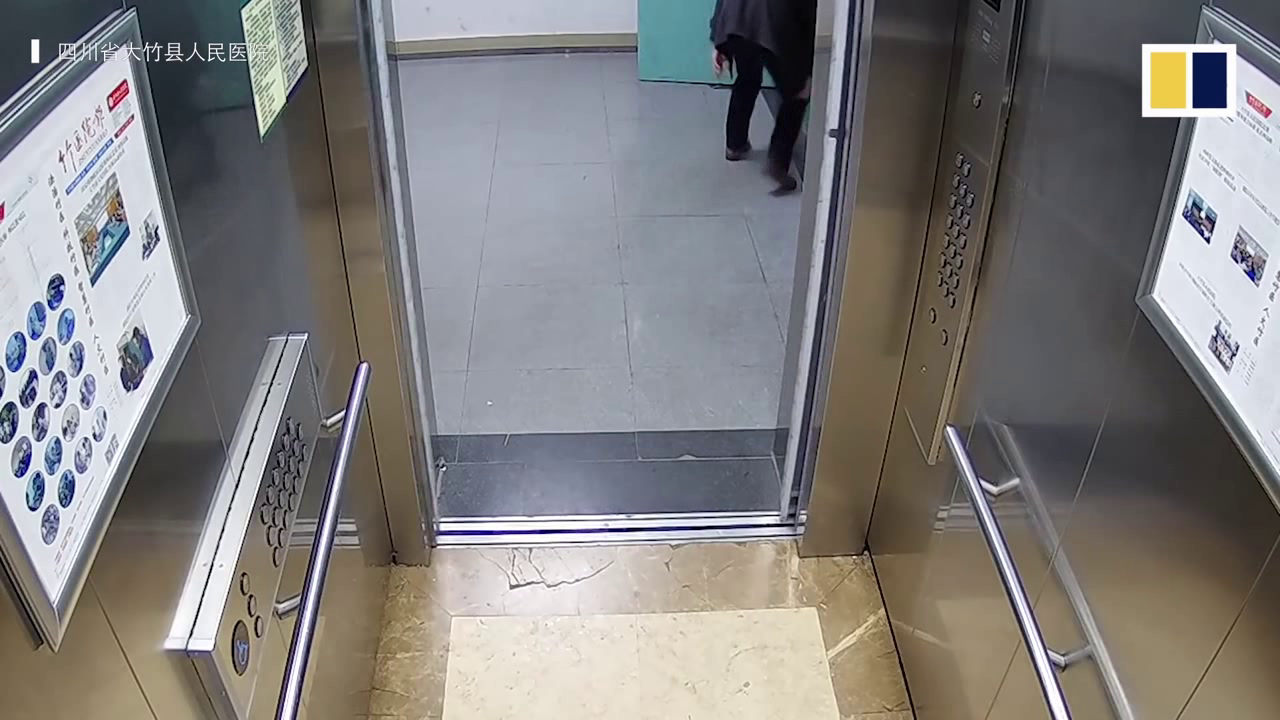
#> input picture frame 18 of input/collapse_in_carpark.mp4, 1280 x 720 px, given in place of gettyimages-458529130-640_adpp.mp4, which was not available
$ python fall.py
#> lines starting #> are read from the running program, lines starting #| are printed output that depends on the picture; after the words box and inside, x2 and y2 are one past the last pixel; in counts of white or black regions, pixels touching at a corner belong together; pictures that were not available may be replaced by others from this repository, and a replacement may not be noted
#Adapted from Zed code - Person Fall detection using raspberry pi camera and opencv lib.
#Adapted from pyimage research
#Adapted from python object detection

import cv2
import time

fitToEllipse = False
cap = cv2.VideoCapture("/home/htxsns/projects/gettyimages-458529130-640_adpp.mp4")
time.sleep(2)

fgbg = cv2.createBackgroundSubtractorMOG2()
j = 0

#For each frame readed of the video corverted into gray, is removed the background, finded the contour and drawed the contours.
#If the heigh of the contour is lower than width, it may be a fall and we add 1 to a count, if the count is greater than 10, will be drawed a rectangle to the possible person fallen.

while(1):
    #captures frames in the video
    ret, frame = cap.read()
#> frame is the input picture: shape (720, 1280, 3); mean B, G, R 125.5, 126.3, 128.5

    # describe the type of font
    # to be used.
    font = cv2.FONT_HERSHEY_SIMPLEX

    #Convert each frame to gray scale and subtract the background
    try:
        gray = cv2.cvtColor(frame, cv2.COLOR_BGR2GRAY)
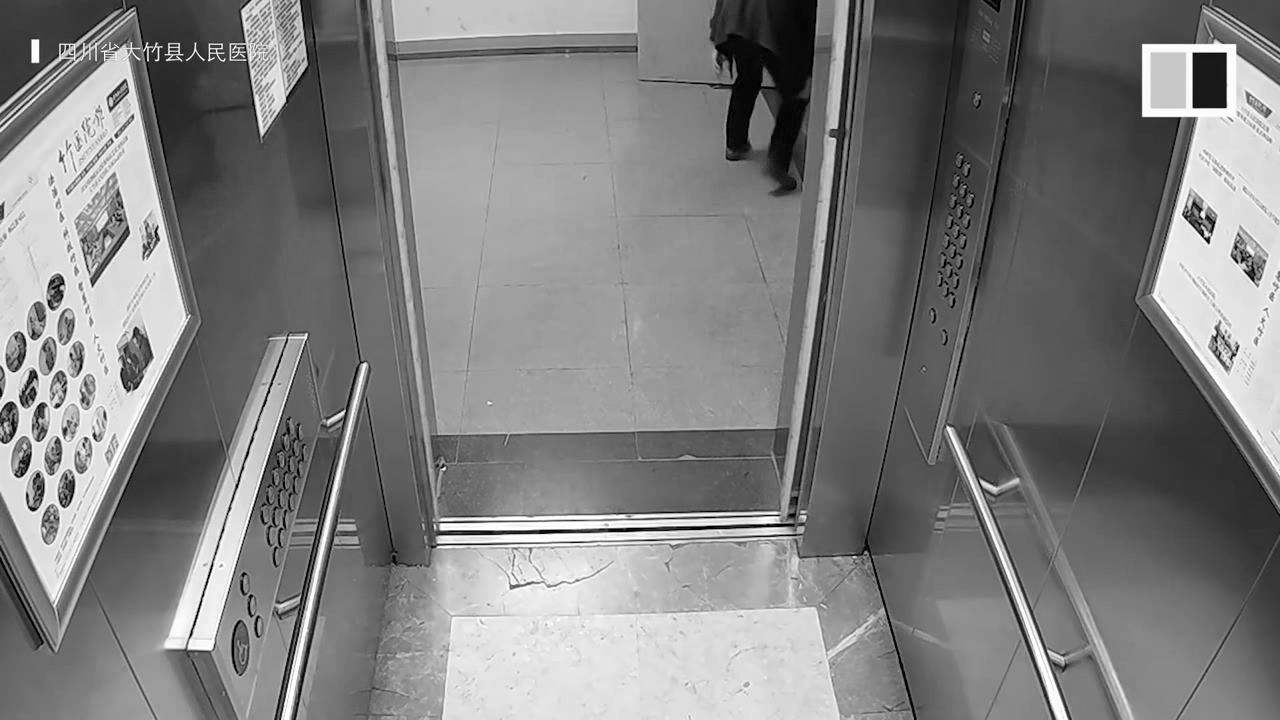
#> gray: shape (720, 1280); min 0, max 255, mean 126.8
        fgmask = fgbg.apply(gray)
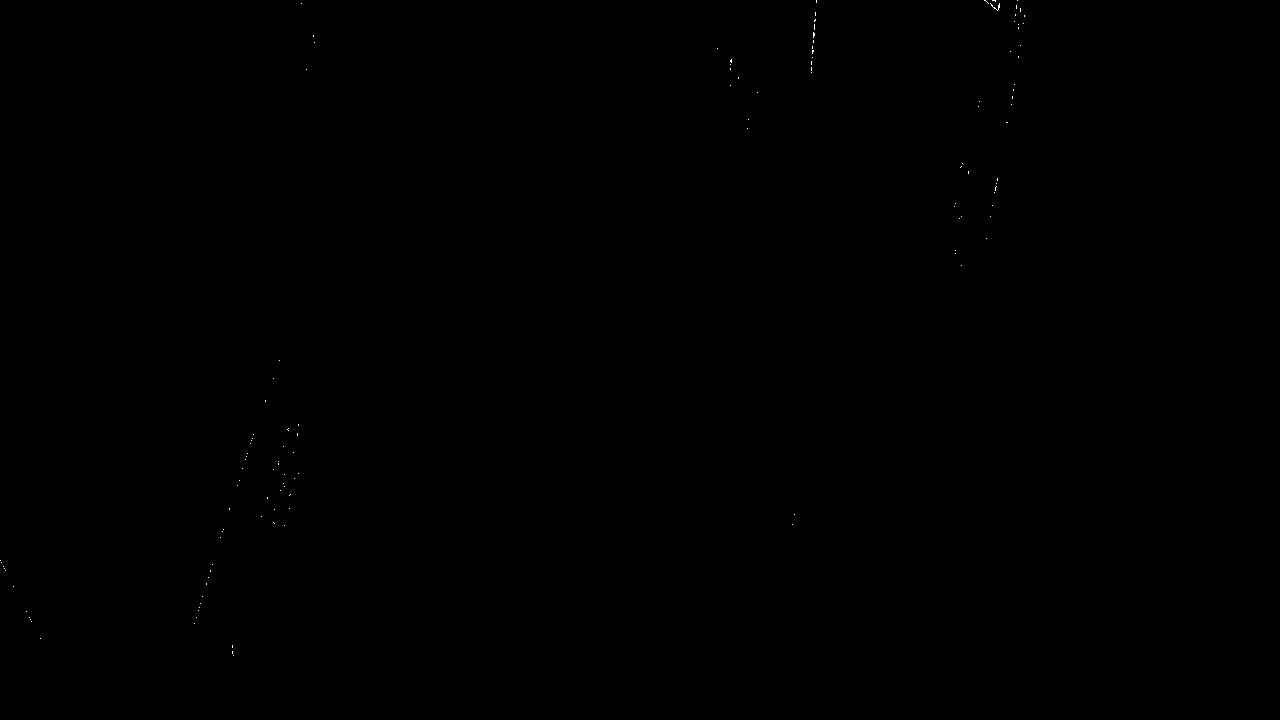
#> fgmask: shape (720, 1280); values 127 (black) and 255 (white), 0.03% white in thin lines or dots, all inside (x1, y1, x2, y2) = (0, 0, 1025, 656)

        #Find contours
        contours, _ = cv2.findContours(fgmask, cv2.RETR_TREE, cv2.CHAIN_APPROX_SIMPLE)
#> contours = [[[0, 0], [0, 719], [1279, 719], [1279, 0]]]

        if contours:
            # List to hold all areas
            areas = []

            for contour in contours:
                ar = cv2.contourArea(contour)
                areas.append(ar)
#> this loop made 1 pass
#> (contour, ar) on pass 1: ([[0, 0], [0, 719], [1279, 719], [1279, 0]], 919601)
#> after the loop, areas = [919601]

            max_area = max(areas, default = 0)
#> max_area = 919601
            max_area_index = areas.index(max_area)
#> max_area_index = 0
            cnt = contours[max_area_index]
#> cnt = [[0, 0], [0, 719], [1279, 719], [1279, 0]]
            M = cv2.moments(cnt)
#> M = moments, m00 919601, centre m10/m00, m01/m00 = (639.5, 359.5)

            x, y, w, h = cv2.boundingRect(cnt)
#> x = 0; y = 0; w = 1280; h = 720
            cv2.drawContours(fgmask, [cnt], 0, (255,255,255), 3, maxLevel = 0)
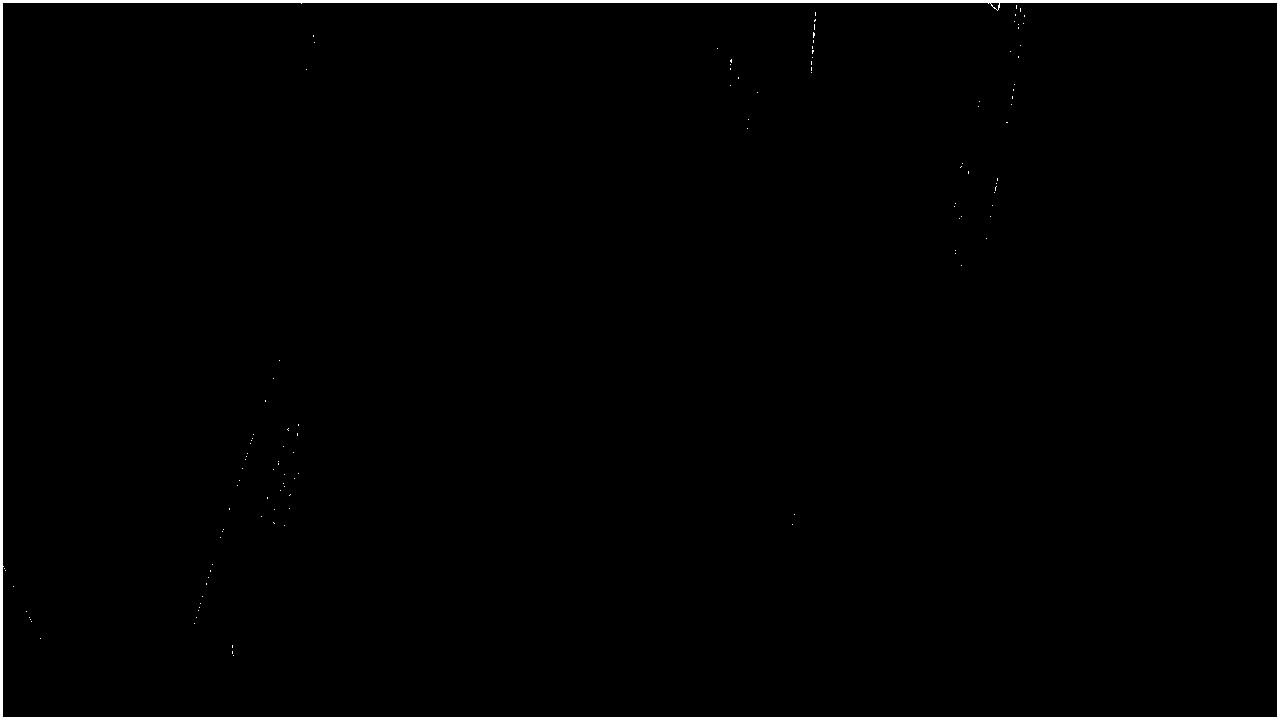
#> fgmask: shape (720, 1280); values 127 (black) and 255 (white), 1.3% white; 120 white regions (119 under 20 px), largest, box (x1, y1, x2, y2) and area: (0, 0, 1280, 720) 11988

            if h < w:
                j += 1

            if j > 10:
                #print("FALL")
                cv2.putText(frame, 'FALL', (x, y-10), cv2.FONT_HERSHEY_TRIPLEX, 1.5, (0,0,255), 2)
                cv2.rectangle(frame,(x,y),(x+w,y+h),(0,0,255),2)

            if h > w:
                j = 0
                cv2.rectangle(frame,(x,y),(x+w,y+h),(0,255,0),2)

            cv2.imshow('video', frame)

            if cv2.waitKey(33) == 27:
#> (key Esc is pressed here)
                break

    except Exception as e:
        break

cv2.destroyAllWindows()
